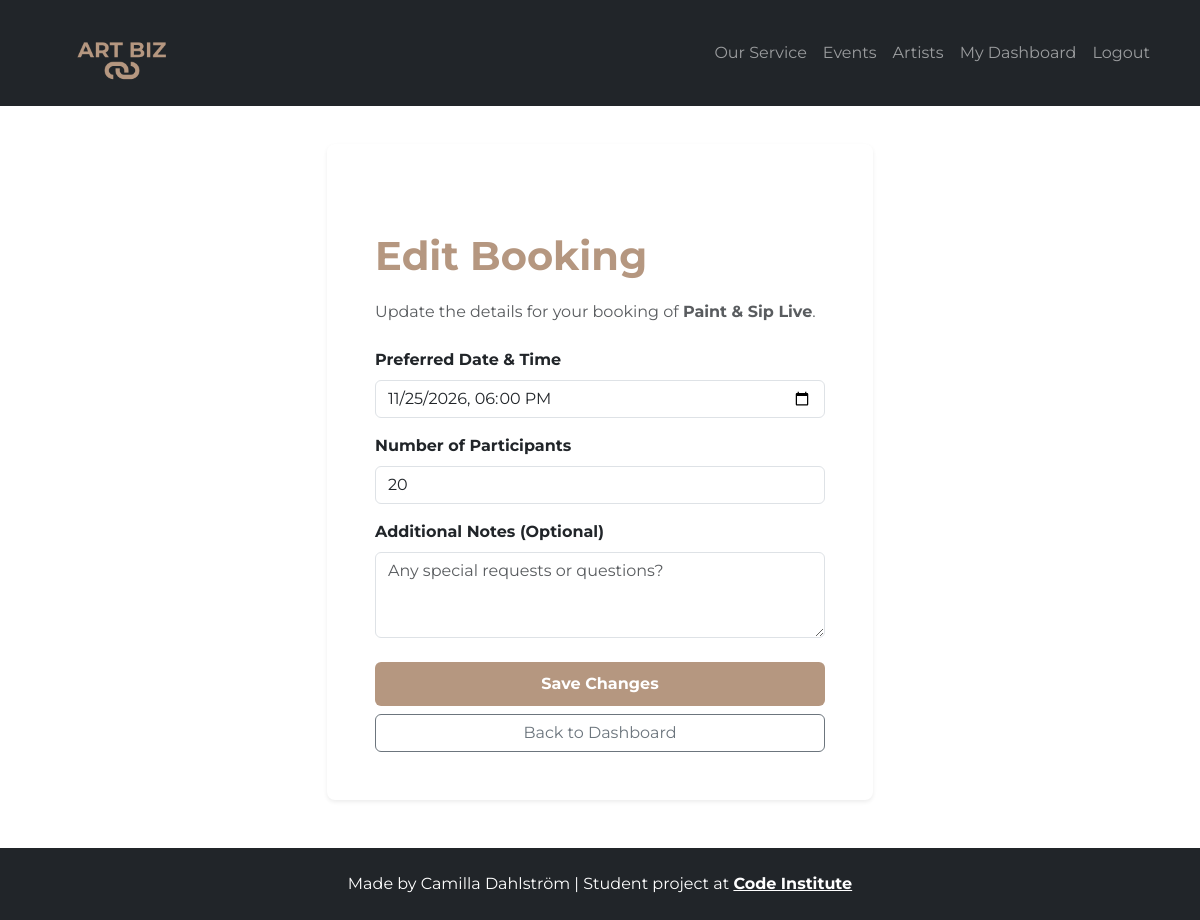
Screenshot of /booking/edit/1/ (signed in) with the database file from the repository.
### bookings/models.py (models this page shows, shortened)
class Service(models.Model):
    SERVICE_TYPES = [
        ('event', 'Event/Class'),
        ('consulting', 'Consulting'),
        ('subscription', 'Subscription'),
    ]
    title = models.CharField(max_length=200)
    description = models.TextField()
    price = models.DecimalField(max_digits=8, decimal_places=2)
    service_type = models.CharField(max_length=20, choices=SERVICE_TYPES, default='event')
    image_url = models.URLField(max_length=1024, blank=True, null=True)

class Booking(models.Model):
    STATUS_CHOICES = [
        ('pending', 'Väntar på godkännande'),
        ('confirmed', 'Bekräftad'),
        ('cancelled', 'Avbokad'),
    ]
    user = models.ForeignKey(User, on_delete=models.CASCADE, related_name='bookings')
    service = models.ForeignKey(Service, on_delete=models.PROTECT, related_name='booked_services')
    booking_date = models.DateTimeField()
    number_of_participants = models.PositiveIntegerField(default=5)
    created_at = models.DateTimeField(auto_now_add=True)
    status = models.CharField(max_length=20, choices=STATUS_CHOICES, default='pending')
    notes = models.TextField(blank=True, null=True)

### bookings/views.py (the view)
# urls.py: path('booking/edit/<int:booking_id>/', edit_booking, name='edit_booking'),
@login_required
def edit_booking(request, booking_id):
    booking = get_object_or_404(Booking, id=booking_id, user=request.user)
    if request.method == 'POST':
        form = BookingForm(request.POST, instance=booking)
        if form.is_valid():
            form.save()
            messages.success(request, f'Your booking for "{booking.service.title}" has been updated.')
            return redirect('dashboard')
    else:
        form = BookingForm(instance=booking)
    context = {
        'form': form,
        'booking': booking,
        'service': booking.service,
    }
    return render(request, 'edit_booking.html', context)

### bookings/forms.py (shortened to what this page needs)
class BookingForm(forms.ModelForm):
    class Meta:
        model = Booking
        fields = ['booking_date', 'number_of_participants', 'notes']
        widgets = {
            'booking_date': forms.DateTimeInput(
                attrs={
                    'type': 'datetime-local',
                    'class': 'form-control',
                }
            ),
            'number_of_participants': forms.NumberInput(
                attrs={
                    'class': 'form-control',
                    'min': 1,
                }
            ),
            'notes': forms.Textarea(
                attrs={
                    'class': 'form-control',
                    'rows': 3,
                    'placeholder': 'Any special requests or questions?',
                }
            ),
        }
        labels = {
            'booking_date': 'Preferred Date & Time',
            'number_of_participants': 'Number of Participants',
            'notes': 'Additional Notes (Optional)',
        }

### bookings/templates/edit_booking.html (shortened to what this page needs)
{% extends 'base.html' %}
{% block content %}
<div class="container my-5">
    <div class="row justify-content-center">
        <div class="col-md-8 col-lg-6">
            <div class="card shadow-sm border-0 rounded-3">
                <div class="card-body p-4 p-md-5">
                    <h1 class="display-6 fw-bold" style="color: #b59780; margin-bottom: 20px; padding-top: 40px">Edit Booking</h1>
                    <p class="text-muted mb-4">Update the details for your booking of <strong>{{ service.title }}</strong>.</p>
                    <form method="POST">
                        {% for field in form %}
                        <div class="mb-3">
                            <label for="{{ field.id_for_label }}" class="form-label fw-bold">
                                {{ field.label }}
                            </label>
                            {{ field }}
                        </div>
                        {% endfor %}
                        <div class="d-grid gap-2 mt-4">
                            <button type="submit" class="btn btn-artbiz">Save Changes</button>
                            <a href="{% url 'dashboard' %}" class="btn btn-outline-secondary">Back to Dashboard</a>
                        </div>
                    </form>
                </div>
            </div>
        </div>
    </div>
</div>
{% endblock %}

### static/css/style.css (style rules this page uses)
body { padding-top: 96px; overflow-x: hidden; font-family: 'Montserrat', sans-serif; }
.btn-artbiz { background-color: #b59780; color: #ffffff; font-weight: bold; transition: background-color 0.2s; border: none; width: 100%; padding: 10px; margin-top: auto; }

### rows the page displays
Service: title "Paint & Sip Live"
Booking: form "11/25/2026 18:00" "20"

### other values shown
{{ field.label }} "Preferred Date & Time" "Number of Participants" "Additional Notes (Optional)"
